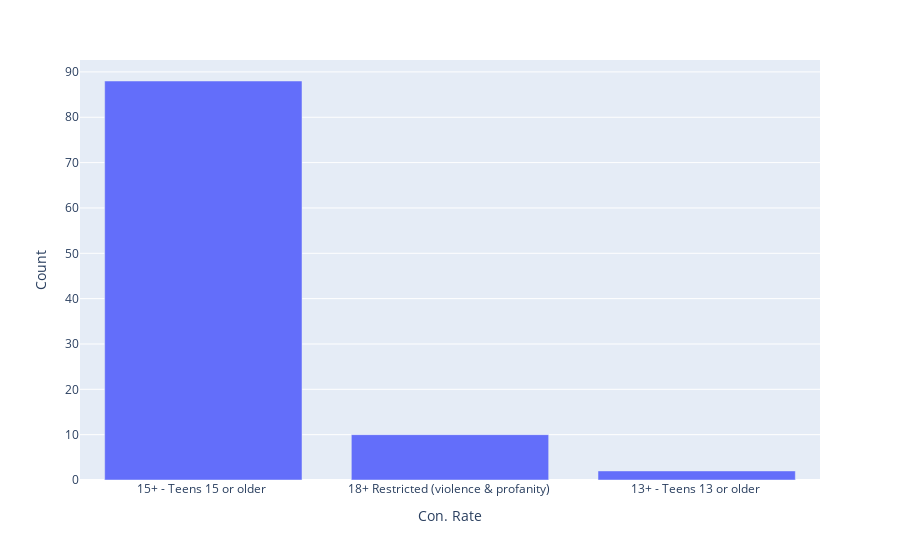

This figure's notebook cell:
### Markdown cell above
## Content Rating

### Code cell
fig = px.bar(data_frame = kdrama['Content Rating'].value_counts().reset_index().rename(columns = {'Content Rating':'Count','index':'Con. Rate'}),
             x = 'Con. Rate',
             y = 'Count')

fig.show()

### Figure 1 — Plotly figure (JSON) as saved in the notebook; plotly's stock layout.template omitted (floating-point values rounded to 4 significant figures)
{"data": [{"alignmentgroup": "True", "hovertemplate": "Con. Rate=%{x}<br>Count=%{y}<extra></extra>", "legendgroup": "", "marker": {"color": "#636efa", "pattern": {"shape": ""}}, "name": "", "offsetgroup": "", "orientation": "v", "showlegend": false, "textposition": "auto", "type": "bar", "x": ["15+ - Teens 15 or older ", "18+ Restricted (violence & profanity) ", "13+ - Teens 13 or older "], "xaxis": "x", "y": [88, 10, 2], "yaxis": "y"}], "layout": {"barmode": "relative", "legend": {"tracegroupgap": 0}, "margin": {"t": 60}, "xaxis": {"anchor": "y", "domain": [0, 1], "title": {"text": "Con. Rate"}}, "yaxis": {"anchor": "x", "domain": [0, 1], "title": {"text": "Count"}}}}
